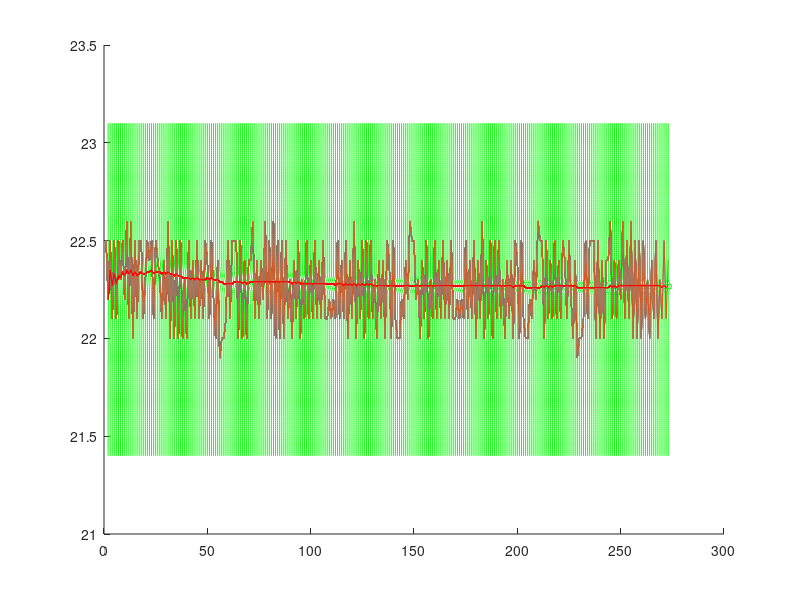
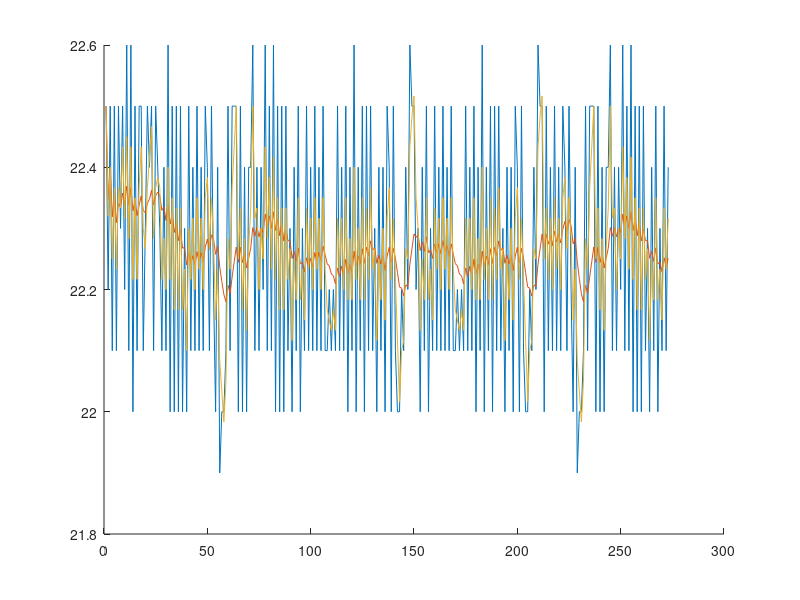
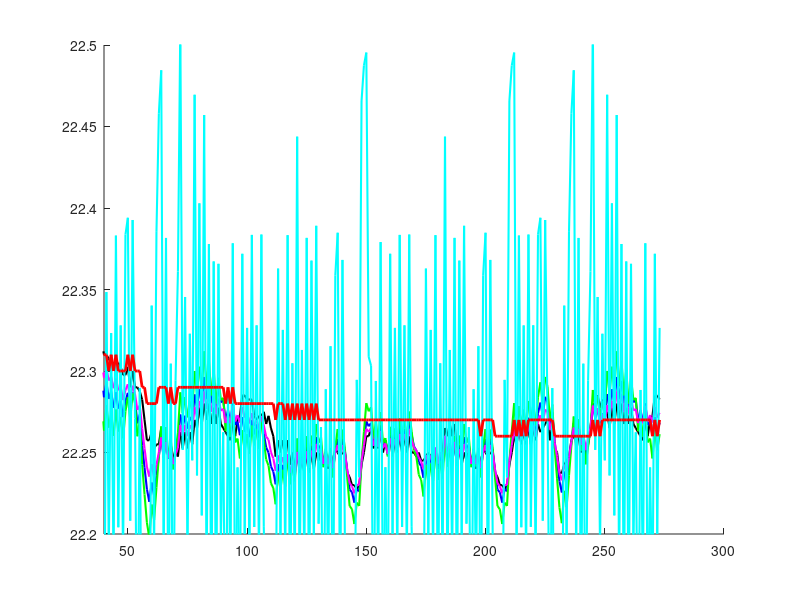

MATLAB code to generate these figures, in order:
clear;
clc;

figure(1); clf; hold on;
%figure(2); clf; hold on;
load T;
load pv21r -ASCII;
x =T(5450:5600);

%x=pv21r(1:400,2);
valve = pv21r(1:400,1);
Sx = [min(x)-0.5:0.01:max(x)+0.5];
%Sx = [21:0.01:23];
L = length(Sx);
Pr = ones(L);
Po=ones(L,L);
mean(x)

Pr = Pr/sum(Pr);
sigma = 0.2;
x = [x; x(90:150)+0.0;x(40:100)+0.0;]
x_peak=zeros(1,2);
Sx_mean = min(x);
for (i = 2:length(x)) %(min(x)-max(x))/pv101r(i,1)

  m=0*Pr;
  for (j = 1:length(Pr))
    me = Sx(j);
    m(j) = normpdf(x(i),me,sigma);
    m(j) = m(j) * Pr(j);
  end;
 
  Po = m/(sum(m));
    Pr=Po;
%   if ((valve(i) -  valve(i-1)) ~= 0)
%     Sx_mean = Sx_mean - 0.06*(valve(i) -  valve(i-1))
% 	Pr = normpdf(Sx, Sx_mean ,2);
%     %figure(3); clf; 
%     %plot(Sx,Pr);
%    % pause;
%   else
% 	Pr=Po;
%   end;
  figure(1);
  plot(1:i,x(1:i));
  %plot(1:i,valve(1:i), 'color','black');
  plot(5*(Po)+i, Sx,'color','green');
  peak = find(Po == max(Po));
  x_peak = [x_peak; [i, Sx(peak)]] ;
  plot(x_peak(2:end,1),x_peak(2:end,2), 'color','red'); %'LineWidth',4,
Sx(peak)
end;
hold off;
figure(2); clf; hold on;
movavg(x,3,20,1);
[Short,Long] = movavg(x,3,40,0);
[Short1,Long1] = movavg(x,3,40,1);
[Short2,Long2] = movavg(x,3,40,2);
[Short3,Long3] = movavg(x,3,40,0.5);
[Short4,Long4] = movavg(x,3,40,'e');
hold off;
hold off;
figure(3); clf; hold on;
    axis([40 2*150 22.2 22.5 ])
    plot(Long,'LineWidth',1.5,'color','black');
    plot(Long1,'LineWidth',1.5,'color','blue');
    plot(Long2,'LineWidth',1.5,'color','green');
    plot(Long3,'LineWidth',1.5,'color','magenta');
    plot(Long4,'LineWidth',1.5,'color','cyan');
    plot(x_peak(2:end,1),x_peak(2:end,2), 'LineWidth',2, 'color','red');
hold off;

% figure(4); clf; hold on;
% axis([20 150 0 0.1 ])
%     plot(abs(x_peak(1:end,2)-Long), 'color','red');
% hold off;